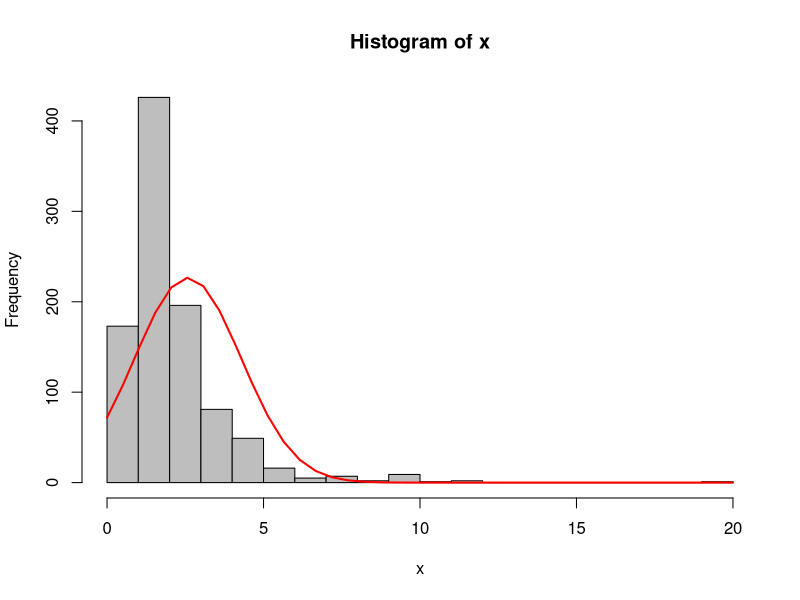
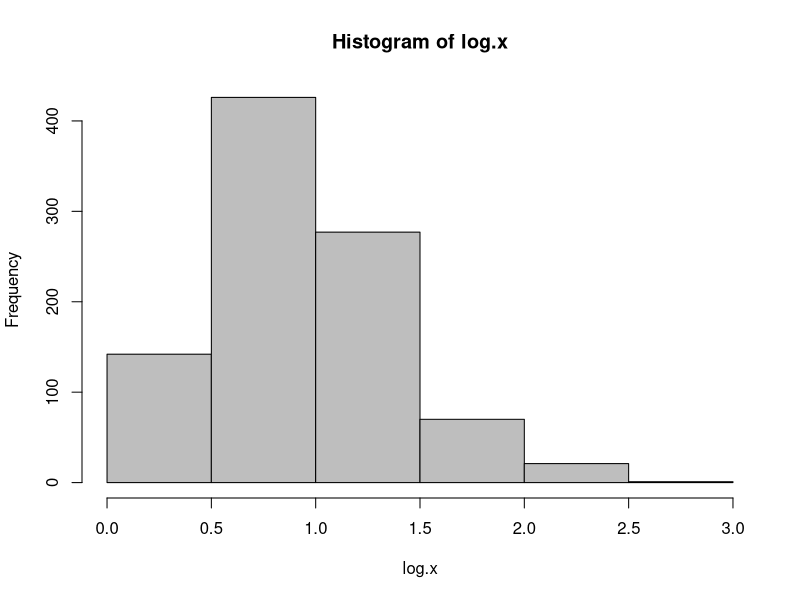
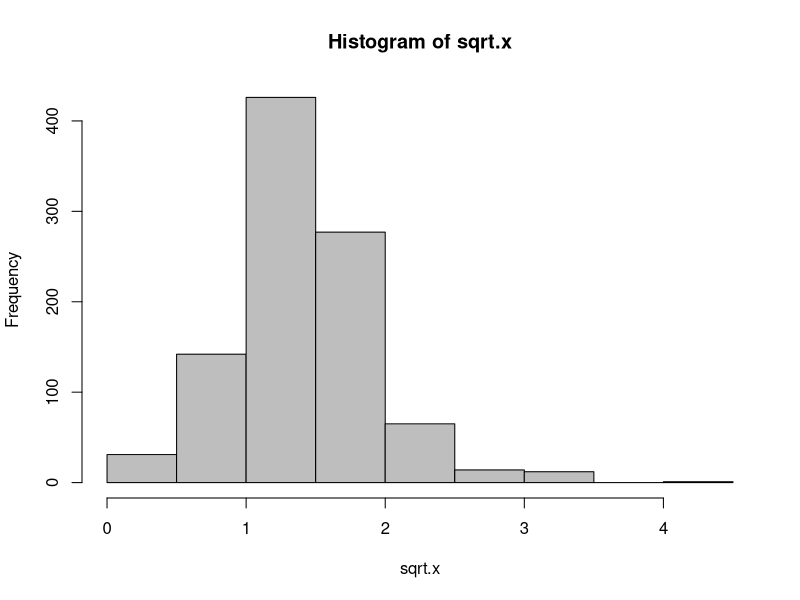
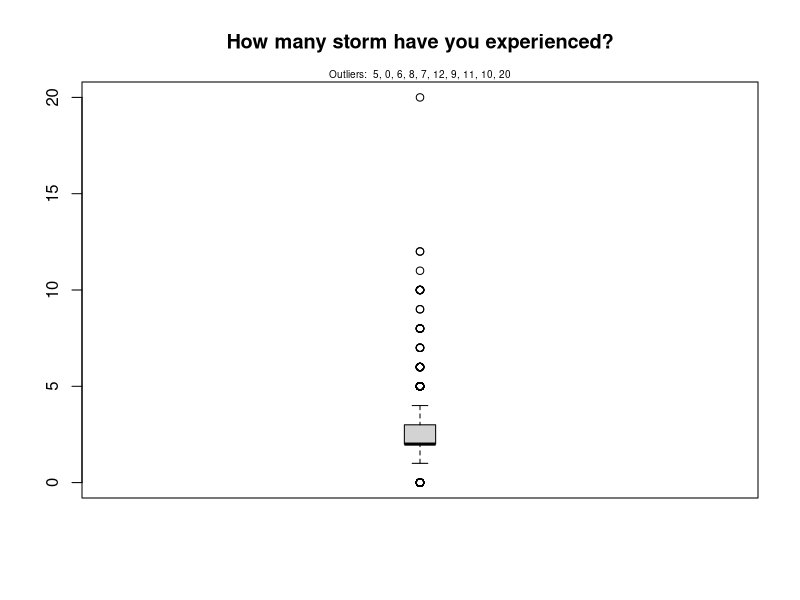
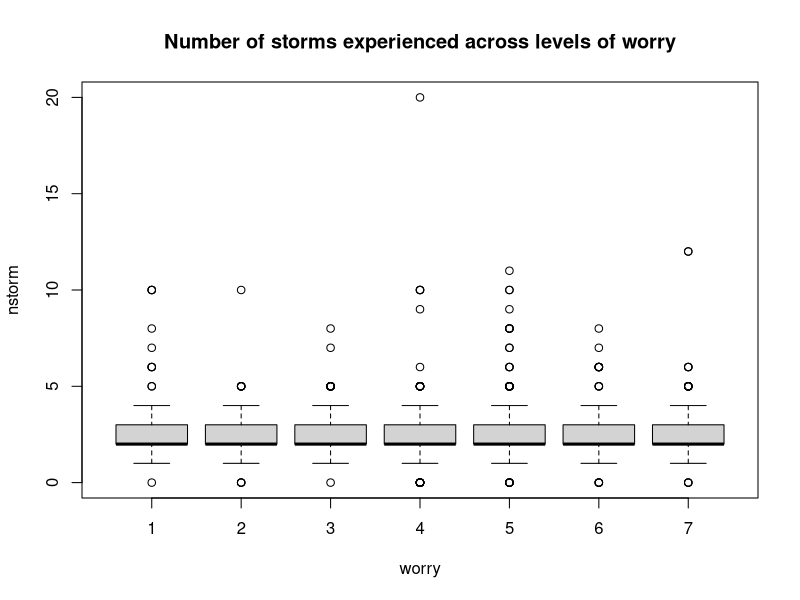

The R script that drew these images, in order: (Note: this script raises an error after producing the figures.)
## ---- chunk 1
# Read in data to work with
library(haven)
library(dplyr)
data <- read.csv('data/hurricane.csv', header=T)
data <- filter(data, !is.na(data$nstorm))
hurricane <- data
## ---- chunk 2
# Example of skewed data
{x <- data$nstorm
h <- hist(x, breaks=20, col="grey")
xfit <- seq(min(x), max(x), length=40)
yfit <- dnorm(xfit, mean=mean(x), sd=sd(x))
yfit <- yfit*diff(h$mids[1:2])*length(x)
lines(xfit, yfit, col="red", lwd=2)}
## ---- chunk 3
# Log-transformation
{log.x <- log(data$nstorm)
h <- hist(log.x, breaks = 10, col = "grey")}
## ---- chunk 4
# sqrt transformation
{sqrt.x <- sqrt(data$nstorm)
h <- hist(sqrt.x, breaks = 10, col = "grey")}
## ---- chunk 5
# For continuous variable
outlier_values <- unique(boxplot.stats(data$nstorm)$out)  # outlier values.
boxplot(data$nstorm, main="How many storm have you experienced?", boxwex=0.1)
mtext(paste("Outliers: ", paste(outlier_values, collapse=", ")), cex=0.6)
## ---- chunk 6
# For categorical variable
boxplot(nstorm ~ worry, data=data, main="Number of storms experienced across levels of worry")
## ---- chunk 7
# Generate the data frame for usage
x <- sample(1:nrow(data), 50, F)
data[x,'nstorm'] <- NA
data <- as_tibble(data)
## ---- chunk 8
# Check to see if there are missing values
anyNA(data$nstorm)
summary(data$nstorm)
## ---- chunk 9
# Test to show ! usage
TRUE == !FALSE

# Returns only the real values
data$nstorm[!is.na(data.nstorm)]
## ---- chunk 10
tidyr::drop_na(data)
## ---- chunk 11
# Imputation using MICE
library(mice)

# Building the mice model
mice_model <- mice(select(data, zone, lat, long, nstorm), method="rf", printFlag=F)

# Predicting the missing values
# generate the completed data
mice_prediction <- complete(mice_model)

# checking for NAs
anyNA(mice_prediction)
## ---- chunk 12
# Visualizing the prediction
non_na_latitude <- data$lat[!is.na(data$nstorm)]
non_na_nstorm <- data$nstorm[!is.na(data$nstorm)]
na_latitude <- mice_prediction$lat[is.na(data$nstorm)]
na_nstorm <- mice_prediction$nstorm[is.na(data$nstorm)]
plot(non_na_nstorm, non_na_latitude, col="grey", pch="•", ylab="Latitude", xlab="Number of Storms Experienced")
points(na_nstorm, na_latitude, col="red", pch="•", cex=2)
legend("topright", c("Existing values", "Predicted missing values"), col=c("grey", "red"), pch="•", cex=1.5)
## ---- chunk 13
# Assign the data to prediction
prediction <- data
na.observations <- is.na(data$nstorm)
prediction$nstorm[na.observations] <- median(prediction$nstorm[!na.observations])

# Visualizing the prediction
na_latitude <- prediction$lat[na.observations]
na_nstorm <- prediction$nstorm[na.observations]
plot(non_na_nstorm, non_na_latitude, col="grey", pch="•", ylab="Latitude", xlab="Number of Storms Experienced")
points(na_nstorm, na_latitude, col="red", pch="•", cex=2)
legend("topright", c("Existing values", "Predicted missing values"), col=c("grey", "red"), pch="•", cex=1.5)
## ---- chunk 14
getmode <- function(v) {
   uniqv <- unique(v)
   uniqv[which.max(tabulate(match(v, uniqv)))]
}
